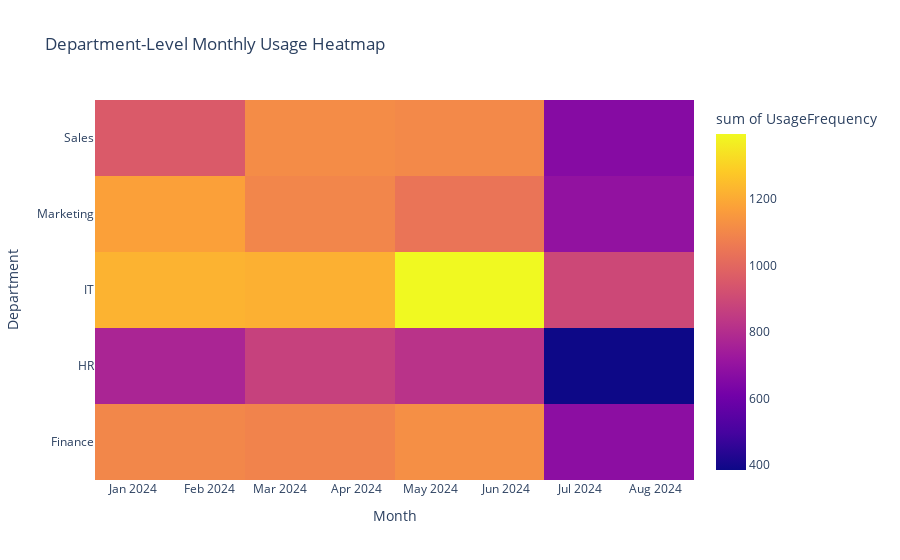

Notebook code cell kept with this figure:
### Code cell
# Section 5. Department-level heatmap for 2024 usage
dept_month = (
    merged[merged['LastUsedDate'].dt.year == 2024]
          .groupby([merged['LastUsedDate'].dt.to_period('M'),'Department'])['UsageFrequency']
          .sum().reset_index()
)
dept_month['Month'] = dept_month['LastUsedDate'].dt.to_timestamp()
fig5 = px.density_heatmap(
    dept_month, x='Month', y='Department', z='UsageFrequency',
    title='Department-Level Monthly Usage Heatmap'
)
fig5.show()

### Figure 1 — Plotly figure (JSON) as saved in the notebook; plotly's stock layout.template omitted (floating-point values rounded to 4 significant figures)
{"data": [{"coloraxis": "coloraxis", "histfunc": "sum", "hovertemplate": "Month=%{x}<br>Department=%{y}<br>sum of UsageFrequency=%{z}<extra></extra>", "name": "", "type": "histogram2d", "x": ["2024-01-01T00:00:00", "2024-01-01T00:00:00", "2024-01-01T00:00:00", "2024-01-01T00:00:00", "2024-01-01T00:00:00", "2024-02-01T00:00:00", "2024-02-01T00:00:00", "2024-02-01T00:00:00", "2024-02-01T00:00:00", "2024-02-01T00:00:00", "2024-03-01T00:00:00", "2024-03-01T00:00:00", "2024-03-01T00:00:00", "2024-03-01T00:00:00", "2024-03-01T00:00:00", "2024-04-01T00:00:00", "2024-04-01T00:00:00", "2024-04-01T00:00:00", "2024-04-01T00:00:00", "2024-04-01T00:00:00", "2024-05-01T00:00:00", "2024-05-01T00:00:00", "2024-05-01T00:00:00", "2024-05-01T00:00:00", "2024-05-01T00:00:00", "2024-06-01T00:00:00", "2024-06-01T00:00:00", "2024-06-01T00:00:00", "2024-06-01T00:00:00", "2024-06-01T00:00:00", "2024-07-01T00:00:00", "2024-07-01T00:00:00", "2024-07-01T00:00:00", "2024-07-01T00:00:00", "2024-07-01T00:00:00", "2024-08-01T00:00:00", "2024-08-01T00:00:00", "2024-08-01T00:00:00", "2024-08-01T00:00:00", "2024-08-01T00:00:00"], "xaxis": "x", "xbingroup": "x", "y": ["Finance", "HR", "IT", "Marketing", "Sales", "Finance", "HR", "IT", "Marketing", "Sales", "Finance", "HR", "IT", "Marketing", "Sales", "Finance", "HR", "IT", "Marketing", "Sales", "Finance", "HR", "IT", "Marketing", "Sales", "Finance", "HR", "IT", "Marketing", "Sales", "Finance", "HR", "IT", "Marketing", "Sales", "Finance", "HR", "IT", "Marketing", "Sales"], "yaxis": "y", "ybingroup": "y", "z": [548, 359, 576, 551, 481, 553, 412, 648, 624, 477, 558, 389, 680, 579, 684, 532, 481, 537, 518, 431, 653, 451, 745, 568, 629, 471, 369, 651, 474, 477, 617, 367, 844, 613, 601, 61, 18, 51, 82, 62]}], "layout": {"coloraxis": {"colorbar": {"title": {"text": "sum of UsageFrequency"}}, "colorscale": [[0, "#0d0887"], [0.1111, "#46039f"], [0.2222, "#7201a8"], [0.3333, "#9c179e"], [0.4444, "#bd3786"], [0.5556, "#d8576b"], [0.6667, "#ed7953"], [0.7778, "#fb9f3a"], [0.8889, "#fdca26"], [1, "#f0f921"]]}, "legend": {"tracegroupgap": 0}, "title": {"text": "Department-Level Monthly Usage Heatmap"}, "xaxis": {"anchor": "y", "domain": [0, 1], "title": {"text": "Month"}}, "yaxis": {"anchor": "x", "domain": [0, 1], "title": {"text": "Department"}}}}
